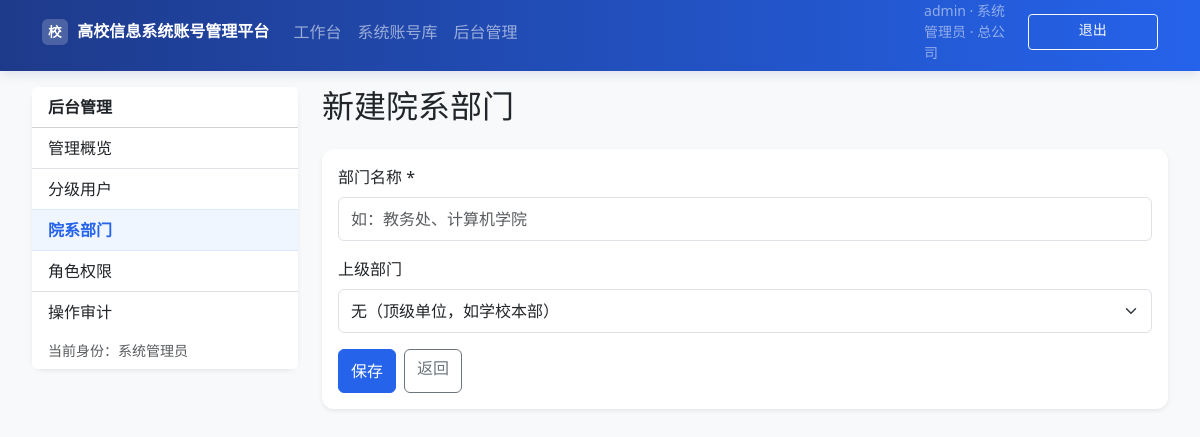
The page /admin/departments/new (signed in) on the database its author committed.
### app/models.py (models this page shows, shortened)
class User(UserMixin, db.Model):
    __tablename__ = "users"
    id = db.Column(db.Integer, primary_key=True)
    username = db.Column(db.String(80), unique=True, nullable=False, index=True)
    email = db.Column(db.String(120), unique=True, nullable=False)
    password_hash = db.Column(db.String(256), nullable=False)
    role_level = db.Column(db.Integer, default=ROLE_USER, nullable=False)
    org_id = db.Column(db.Integer, db.ForeignKey("organizations.id"), nullable=True)
    is_active = db.Column(db.Boolean, default=True)
    created_at = db.Column(db.DateTime, default=datetime.utcnow)
    owned_credentials = db.relationship(
        "Credential", backref="owner", lazy=True, foreign_keys="Credential.owner_id"
    )
    permissions = db.relationship("CredentialPermission", backref="user", lazy=True)
    @property
    def role_name(self) -> str:
        return ROLE_LABELS.get(self.role_level, "未知")
    def is_superadmin(self) -> bool:
        return self.role_level == ROLE_SUPERADMIN
    def can_manage_users(self) -> bool:
        return self.role_level <= ROLE_ORG_ADMIN
    def can_write_credentials(self) -> bool:
        return self.role_level <= ROLE_MANAGER

class Organization(db.Model):
    __tablename__ = "organizations"
    id = db.Column(db.Integer, primary_key=True)
    name = db.Column(db.String(120), nullable=False)
    parent_id = db.Column(db.Integer, db.ForeignKey("organizations.id"), nullable=True)
    created_at = db.Column(db.DateTime, default=datetime.utcnow)
    parent = db.relationship("Organization", remote_side=[id], backref="children")
    users = db.relationship("User", backref="organization", lazy=True)
    credentials = db.relationship("Credential", backref="organization", lazy=True)

### app/routes/admin.py (the view, shortened to what this page needs)
@bp.route("/departments/new", methods=["GET", "POST"])
@login_required
@role_required(ROLE_ORG_ADMIN)
def department_create():
    parents = manageable_orgs(current_user)
    return render_template("admin/departments/form.html", org=None, parents=parents)

### app/admin_service.py (called while the page is built)
def manageable_orgs(user: User) -> List[Organization]:
    if user.is_superadmin():
        return Organization.query.order_by(Organization.name).all()
    if user.org_id:
        org = Organization.query.get(user.org_id)
        ids = org.subtree_ids() if org else []
        return Organization.query.filter(Organization.id.in_(ids)).order_by(Organization.name).all()
    return []

### app/permissions.py (called while the page is built)
def role_required(max_level: int):
    def decorator(view):
        @wraps(view)
        def wrapped(*args, **kwargs):
            if not current_user.is_authenticated:
                return redirect(url_for("auth.login"))
            if current_user.role_level > max_level:
                abort(403)
            return view(*args, **kwargs)
        return wrapped
    return decorator

### app/templates/admin/departments/form.html (shortened to what this page needs)
{% extends "admin/layout.html" %}
{% block admin_content %}
<h2 class="mb-4">{{ '编辑' if org else '新建' }}院系部门</h2>
<div class="card border-0 shadow-sm">
  <div class="card-body">
    <form method="post">
      <div class="mb-3">
        <label class="form-label">部门名称 *</label>
        <input type="text" name="name" class="form-control" required value="{{ org.name if org else '' }}" placeholder="如：教务处、计算机学院">
      </div>
      <div class="mb-3">
        <label class="form-label">上级部门</label>
        <select name="parent_id" class="form-select">
          <option value="">无（顶级单位，如学校本部）</option>
        </select>
      </div>
      <div class="d-flex gap-2">
        <button type="submit" class="btn btn-primary">保存</button>
        <a href="{{ url_for('admin.departments') }}" class="btn btn-outline-secondary">返回</a>
      </div>
    </form>
  </div>
</div>
{% endblock %}

### app/templates/admin/layout.html (shortened to what this page needs)
{% extends "base.html" %}
{% block content %}
<div class="admin-shell row g-3 g-lg-4">
  <aside class="col-lg-3 admin-sidebar-desktop">
    <div class="card border-0 shadow-sm admin-sidebar sticky-top">
      <div class="card-header bg-white fw-bold">后台管理</div>
      <div class="list-group list-group-flush">
        <a href="{{ url_for('admin.index') }}" class="list-group-item list-group-item-action {% if request.endpoint == 'admin.index' %}active{% endif %}">管理概览</a>
        <a href="{{ url_for('admin.users') }}" class="list-group-item list-group-item-action {% if request.endpoint and request.endpoint.startswith('admin.user') %}active{% endif %}">分级用户</a>
        <a href="{{ url_for('admin.departments') }}" class="list-group-item list-group-item-action {% if request.endpoint and request.endpoint.startswith('admin.department') %}active{% endif %}">院系部门</a>
        <a href="{{ url_for('admin.roles') }}" class="list-group-item list-group-item-action {% if request.endpoint == 'admin.roles' %}active{% endif %}">角色权限</a>
        <a href="{{ url_for('admin.audit_logs') }}" class="list-group-item list-group-item-action {% if request.endpoint == 'admin.audit_logs' %}active{% endif %}">操作审计</a>
      </div>
      <div class="card-footer bg-white small text-muted">
        当前身份：{{ current_user.role_name }}
      </div>
    </div>
  </aside>
  <section class="col-lg-9">
    {% block admin_content %}{% endblock %}
  </section>
</div>
{% endblock %}

### app/templates/base.html (shortened to what this page needs)
<!DOCTYPE html>
<html lang="zh-CN">
<head>
  <link href="https://cdn.jsdelivr.net/npm/bootstrap@5.3.3/dist/css/bootstrap.min.css" rel="stylesheet">
  <link href="{{ url_for('static', filename='css/app.css') }}" rel="stylesheet">
</head>
<body class="bg-light {% if current_user.is_authenticated %}has-mobile-nav{% endif %}">
<nav class="navbar navbar-expand-lg navbar-dark uni-nav">
  <div class="container-fluid container-lg">
    <a class="navbar-brand fw-bold site-brand" href="{{ url_for('main.index') }}">
      <span class="brand-badge">校</span>
      <span class="brand-full d-none d-md-inline">{{ SITE_NAME }}</span>
    </a>
    {% if current_user.is_authenticated %}
    <div class="collapse navbar-collapse" id="nav">
      <ul class="navbar-nav me-auto d-none d-lg-flex">
        <li class="nav-item"><a class="nav-link" href="{{ url_for('main.dashboard') }}">工作台</a></li>
        <li class="nav-item"><a class="nav-link" href="{{ url_for('credentials.list_credentials') }}">系统账号库</a></li>
        {% if current_user.can_manage_users() %}
        <li class="nav-item"><a class="nav-link" href="{{ url_for('admin.index') }}">后台管理</a></li>
        {% endif %}
      </ul>
      <div class="navbar-user-panel py-2 py-lg-0">
        <div class="user-meta text-white-50 small mb-2 mb-lg-0">
          {{ current_user.username }} · {{ current_user.role_name }}
          {% if current_user.organization %}<br class="d-lg-none"><span class="d-lg-none">{{ current_user.organization.name }}</span>{% endif %}
          <span class="d-none d-lg-inline">{% if current_user.organization %} · {{ current_user.organization.name }}{% endif %}</span>
        </div>
        <a class="btn btn-outline-light btn-sm w-100 w-lg-auto" href="{{ url_for('auth.logout') }}">退出</a>
      </div>
    </div>
    {% else %}
    <a class="btn btn-outline-light btn-sm ms-auto" href="{{ url_for('auth.login') }}">登录</a>
    {% endif %}
  </div>
</nav>
<main class="container-fluid container-lg main-content px-3 px-lg-4 pb-4">
  {% block content %}{% endblock %}
</main>
</body>
</html>

### app/static/css/app.css (style rules this page uses)
:root { --uni-primary: #2563eb; --uni-primary-dark: #1e3a8a; --uni-nav-height: 3.5rem; --uni-bottom-nav-height: 3.75rem; --safe-bottom: env(safe-area-inset-bottom, 0px); }
html { -webkit-text-size-adjust: 100%; scroll-behavior: smooth; }
body { min-height: 100vh; min-height: 100dvh; font-size: 16px; line-height: 1.5; padding-bottom: calc(var(--safe-bottom) + 1rem); }
body.has-mobile-nav { padding-bottom: calc(var(--uni-bottom-nav-height) + var(--safe-bottom) + 0.5rem); }
.main-content { padding-top: 1rem; max-width: 1200px; }
.uni-nav { background: linear-gradient(90deg, var(--uni-primary-dark) 0%, var(--uni-primary) 100%); padding-top: env(safe-area-inset-top, 0px); box-shadow: 0 2px 12px rgba(30, 58, 138, 0.15); }
.site-brand { font-size: 1rem; max-width: calc(100vw - 5rem); overflow: hidden; text-overflow: ellipsis; white-space: nowrap; }
.brand-badge { display: inline-flex; align-items: center; justify-content: center; width: 1.6rem; height: 1.6rem; margin-right: 0.35rem; border-radius: 0.35rem; background: rgba(255, 255, 255, 0.2); font-size: 0.85rem; flex-shrink: 0; }
.navbar-user-panel { border-top: 1px solid rgba(255, 255, 255, 0.15); margin-top: 0.5rem; padding-top: 0.75rem; }
@media (min-width: 992px) { .navbar-user-panel { display: flex; align-items: center; gap: 0.75rem; border-top: none; margin-top: 0; padding-top: 0; } }
.form-control, .form-select, .btn { min-height: 44px; }
.btn-sm { min-height: 36px; }
.form-control, .form-select { font-size: 16px; }
.admin-shell { margin-left: -0.25rem; margin-right: -0.25rem; }
.admin-sidebar { top: 1rem; }
.admin-sidebar .list-group-item.active { background-color: #eff6ff; border-color: #dbeafe; color: var(--uni-primary); font-weight: 600; }
.btn-primary { background-color: var(--uni-primary); border-color: var(--uni-primary); }
.card { border-radius: 0.75rem; }

### rows shown on the page
User: username "admin", role_name "系统管理员"
Organization: organization.name "总公司"

### other values the page prints
{{ SITE_NAME }} "高校信息系统账号管理平台"
{{ '编辑' if org else '新建' }} "新建"
